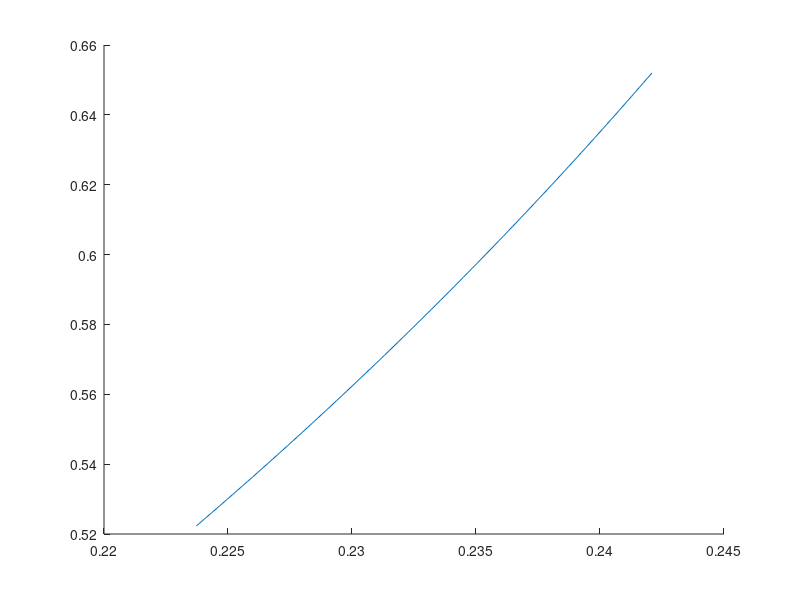

Write MATLAB code to recreate this figure.
clear all

u=2;
l=1;
c0=0.5;

q=0.95;
c=0.5;
h=0.2;
ep=6;

%% u
for i=1:100
    
    u = u + 0.01;

SS = @(v)[v(2)-((u-l)*c0-q*(c-h)*(v(1)-l))/(u-v(1));
    v(2)*(1-(1/ep)*(1+2*v(1)*(u-v(1))/(v(1)^2-l^2)))-q*(c-h)];

v0 = [1.5;0.7];
options = optimset('MaxFunEvals',3e10,'TolFun',3e-10); % options = optimset('Display','iter','MaxFunEvals',3e3);
[v, fval] = fsolve(SS,v0,options);

x(i) = v(1);
p(i) = v(2);
ud(i)=u;

mu(i) = p(i)/c0-1;
y(i) = x(i)*(1-p(i));

R(i) = -(1/(u-l))*(x(i)^2 - 2*u*x(i) + l^2)/(x(i)+l);
Tx(i) = 0.5*(1+l/x(i));
xpeak(i) = - l + sqrt(2*l*(u+l));

end

i=1:1:100;

figure(4);hold on;
%subplot(2,2,1)
%plot(2+0.01*i,p(i),'-b',2+0.01*i,mu(i),'-r')
%subplot(2,2,2)
%plot(2+0.01*i,x(i),'-b',2+0.01*i,y(i),'-r')
%subplot(2,2,3)
%plot(2+0.01*i,R(i),'-b',2+0.01*i,Tx(i),'-r',2+0.01*i,xpeak(i),'-k')
%subplot(2,2,4)
plot(mu(i),y(i))
